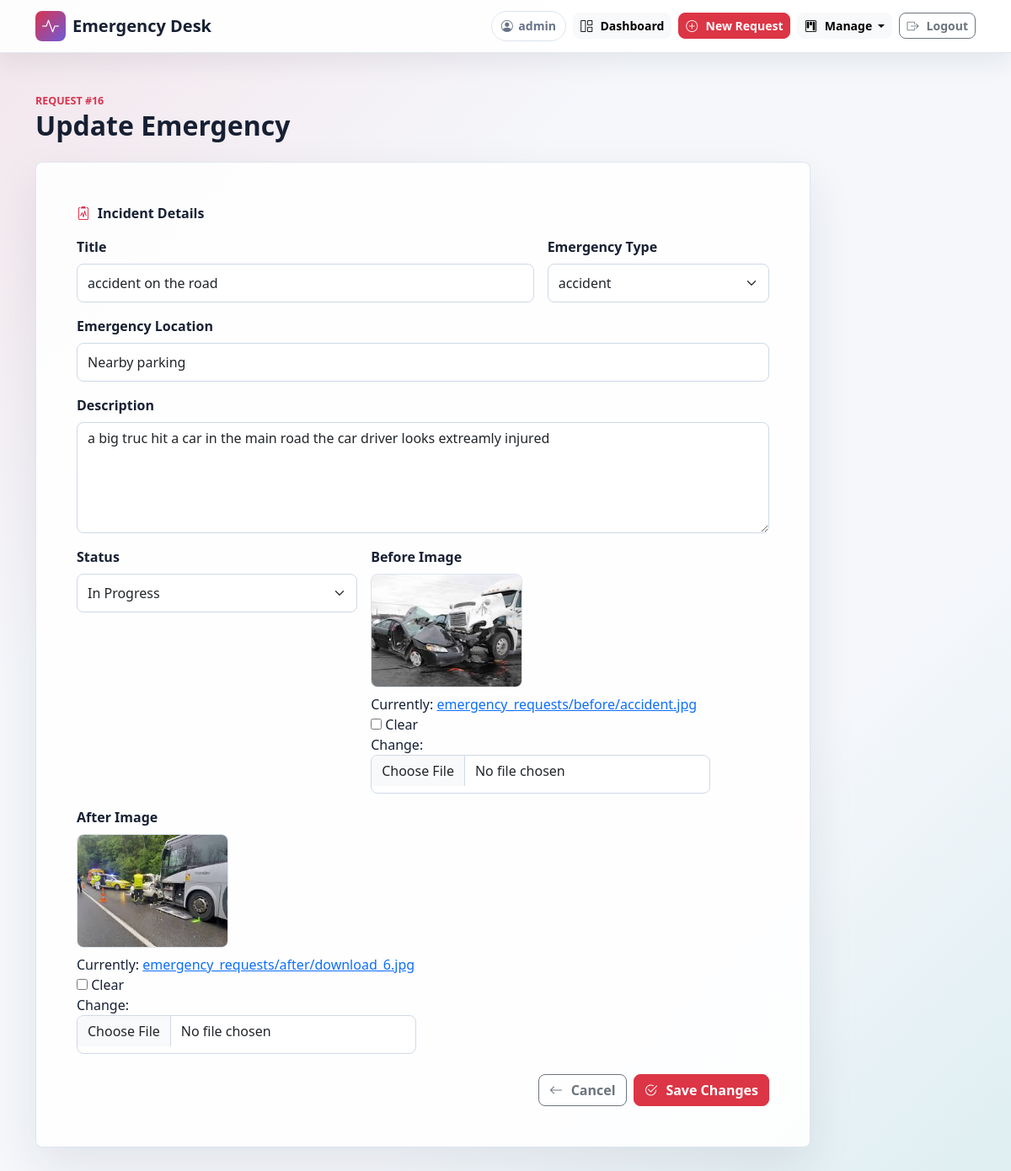
The app's page /update/16/ (signed in) with its own data.
### core/models.py (models this page shows, shortened)
class EmergencyRequest(models.Model):
    STATUS_CHOICES = [
        ('pending', 'Pending'),
        ('in_progress', 'In Progress'),
        ('resolved', 'Resolved'),
    ]
    title = models.CharField(max_length=200)
    description = models.TextField()
    location = models.CharField(max_length=255)
    latitude = models.FloatField(null=True, blank=True)
    longitude = models.FloatField(null=True, blank=True)
    before_image = models.ImageField(upload_to='emergency_requests/before/', blank=True, null=True)
    after_image = models.ImageField(upload_to='emergency_requests/after/', blank=True, null=True)
    status = models.CharField(max_length=20, choices=STATUS_CHOICES, default='pending')
    created_at = models.DateTimeField(auto_now_add=True)
    requester = models.ForeignKey(
        Requester,
        on_delete=models.PROTECT,
        related_name='emergency_requests',
    )
    emergency_type = models.ForeignKey(
        EmergencyType,
        on_delete=models.PROTECT,
        related_name='emergency_requests',
    )
    class Meta:
        ordering = ['-created_at']
        indexes = [
            models.Index(fields=['status']),
            models.Index(fields=['created_at']),
        ]

### core/views.py (the view)
# urls.py: path('update/<int:id>/', views.update_request, name='update_request'),
@login_required
def update_request(request, id):
    req = get_object_or_404(EmergencyRequest, id=id)
    if request.method == 'POST':
        form = EmergencyRequestUpdateForm(request.POST, instance=req)
        if form.is_valid():
            form.save()
            messages.success(request, 'Emergency request updated successfully.')
            return redirect('home')
    else:
        form = EmergencyRequestUpdateForm(instance=req)
    return render(request, 'update_request.html', {
        'form': form,
        'req': req,
    })

### core/forms.py
class EmergencyRequestUpdateForm(EmergencyRequestCreateForm):
    class Meta(EmergencyRequestCreateForm.Meta):
        fields = [
            'title',
            'description',
            'location',
            'before_image',
            'after_image',
            'emergency_type',
            'status',
        ]
        labels = {
            **EmergencyRequestCreateForm.Meta.labels,
            'status': 'Status',
        }

### core/models.py (called while the page is built)
    def __str__(self):
        return self.name

### core/templates/update_request.html (shortened to what this page needs)
{% extends 'base.html' %}
{% load static %}
{% block content %}
<div class="mb-4">
    <div class="page-kicker">Request #{{ req.id }}</div>
    <h1 class="page-title">Update Emergency</h1>
</div>
<form method="POST" enctype="multipart/form-data" data-validate="emergency" class="tool-card p-4 p-lg-5">
    <div class="section-title">
        <i class="bi bi-clipboard2-pulse"></i>
        <span>Incident Details</span>
    </div>
    <div class="row g-3">
        <div class="col-md-8">
            <label class="form-label" for="{{ form.title.id_for_label }}">{{ form.title.label }}</label>
            {{ form.title }}
        </div>
        <div class="col-md-4">
            <label class="form-label" for="{{ form.emergency_type.id_for_label }}">{{ form.emergency_type.label }}</label>
            {{ form.emergency_type }}
        </div>
        <div class="col-12">
            <label class="form-label" for="{{ form.location.id_for_label }}">{{ form.location.label }}</label>
            {{ form.location }}
        </div>
        <div class="col-12">
            <label class="form-label" for="{{ form.description.id_for_label }}">{{ form.description.label }}</label>
            {{ form.description }}
        </div>
        <div class="col-md-5">
            <label class="form-label" for="{{ form.status.id_for_label }}">{{ form.status.label }}</label>
            {{ form.status }}
        </div>
        <div class="col-md-6">
            <label class="form-label" for="{{ form.before_image.id_for_label }}">{{ form.before_image.label }}</label>
            {% if req.before_image %}
                <div class="image-current mb-2">
                    <img src="{{ req.before_image.url }}" alt="Before image for {{ req.title }}">
                </div>
            {% endif %}
            {{ form.before_image }}
        </div>
        <div class="col-md-6">
            <label class="form-label" for="{{ form.after_image.id_for_label }}">{{ form.after_image.label }}</label>
            {% if req.after_image %}
                <div class="image-current mb-2">
                    <img src="{{ req.after_image.url }}" alt="After image for {{ req.title }}">
                </div>
            {% endif %}
            {{ form.after_image }}
        </div>
    </div>
    <div class="d-flex flex-column flex-sm-row justify-content-end gap-2 mt-4">
        <a class="btn btn-outline-secondary" href="{% url 'home' %}">
            <i class="bi bi-arrow-left"></i>
            Cancel
        </a>
        <button class="btn btn-danger" type="submit">
            <i class="bi bi-check2-circle"></i>
            Save Changes
        </button>
    </div>
</form>
{% endblock %}

### core/templates/base.html (shortened to what this page needs)
{% load static %}
<!DOCTYPE html>
<html lang="en">
<head>
    <link href="https://cdn.jsdelivr.net/npm/bootstrap@5.3.3/dist/css/bootstrap.min.css" rel="stylesheet">
    <link href="https://cdn.jsdelivr.net/npm/bootstrap-icons@1.11.3/font/bootstrap-icons.css" rel="stylesheet">
    <link href="{% static 'core/app.css' %}?v=3" rel="stylesheet">
</head>
<body>
    <nav class="navbar navbar-expand-lg app-navbar">
        <div class="container">
            <a class="navbar-brand d-flex align-items-center gap-2" href="{% if user.is_authenticated %}{% url 'home' %}{% else %}{% url 'login' %}{% endif %}">
                <span class="brand-mark">
                    <i class="bi bi-activity"></i>
                </span>
                <span>Emergency Desk</span>
            </a>
            <div class="ms-auto d-flex align-items-center gap-2">
                {% if user.is_authenticated %}
                    <span class="user-pill d-none d-md-inline-flex">
                        <i class="bi bi-person-circle"></i>
                        {{ user.username }}
                    </span>
                    <a class="btn btn-light btn-sm" href="{% url 'home' %}">
                        <i class="bi bi-grid-1x2"></i>
                        <span>Dashboard</span>
                    </a>
                    <a class="btn btn-danger btn-sm" href="{% url 'create_request' %}">
                        <i class="bi bi-plus-circle"></i>
                        <span>New Request</span>
                    </a>
                    <div class="dropdown">
                        <button class="btn btn-light btn-sm dropdown-toggle" type="button" data-bs-toggle="dropdown" aria-expanded="false">
                            <i class="bi bi-kanban"></i>
                            <span>Manage</span>
                        </button>
                    </div>
                    <form method="POST" action="{% url 'logout' %}" class="m-0">
                        <button class="btn btn-outline-secondary btn-sm" type="submit">
                            <i class="bi bi-box-arrow-right"></i>
                            <span>Logout</span>
                        </button>
                    </form>
                {% else %}
                    <a class="btn btn-danger btn-sm" href="{% url 'login' %}">
                        <i class="bi bi-box-arrow-in-right"></i>
                        <span>Login</span>
                    </a>
                {% endif %}
            </div>
        </div>
    </nav>
    <main class="app-shell">
        <div class="container py-4 py-lg-5">
            {% block content %}{% endblock %}
        </div>
    </main>
</body>
</html>

### core/static/core/app.css (style rules this page uses)
:root { --app-ink: #172033; --app-muted: #687386; --app-line: #dce4ee; --app-paper: #ffffff; --app-bg: #f5f7fb; --app-red: #d8344f; --app-teal: #0f9f9a; --app-amber: #f0a62b; --app-violet: #6f5bd8; }
body { min-height: 100vh; color: var(--app-ink); background: linear-gradient(135deg, rgba(216, 52, 79, 0.09), transparent 32%), linear-gradient(315deg, rgba(15, 159, 154, 0.1), transparent 30%), var(--app-bg); font-family: system-ui, -apple-system, BlinkMacSystemFont, "Segoe UI", sans-serif; }
.app-navbar { position: relative; z-index: 5000; background: rgba(255, 255, 255, 0.92); border-bottom: 1px solid rgba(220, 228, 238, 0.9); box-shadow: 0 10px 30px rgba(23, 32, 51, 0.08); backdrop-filter: blur(14px); isolation: isolate; overflow: visible; }
.app-navbar .container, .app-navbar .ms-auto { overflow: visible; }
.app-navbar .dropdown { position: relative; z-index: 5010; }
.navbar-brand { color: var(--app-ink); font-weight: 800; }
.brand-mark, .hero-mark, .empty-mark { display: inline-grid; place-items: center; color: #ffffff; background: linear-gradient(135deg, var(--app-red), var(--app-violet)); }
.brand-mark { width: 36px; height: 36px; border-radius: 8px; }
.user-pill { align-items: center; gap: 0.4rem; padding: 0.38rem 0.7rem; color: var(--app-muted); border: 1px solid var(--app-line); border-radius: 999px; background: #ffffff; font-size: 0.88rem; font-weight: 700; }
.app-shell { position: relative; z-index: 0; min-height: calc(100vh - 65px); }
.page-kicker { color: var(--app-red); font-size: 0.78rem; font-weight: 800; text-transform: uppercase; }
.page-title { margin: 0; font-size: 2rem; font-weight: 850; }
.hero-panel, .tool-card, .request-card, .empty-state, .search-panel, .management-card { background: rgba(255, 255, 255, 0.88); border: 1px solid rgba(220, 228, 238, 0.95); border-radius: 8px; box-shadow: 0 22px 55px rgba(23, 32, 51, 0.09); }
.image-thumb, .image-current { position: relative; overflow: hidden; width: 148px; aspect-ratio: 4 / 3; border: 1px solid var(--app-line); border-radius: 8px; background: #ffffff; }
.image-thumb img, .image-current img { width: 100%; height: 100%; object-fit: cover; }
.image-current { width: 180px; }
.tool-card { max-width: 920px; }
.section-title { display: flex; align-items: center; gap: 0.55rem; margin-bottom: 1rem; font-size: 1rem; font-weight: 800; }
.section-title i { color: var(--app-red); }
.form-label { color: var(--app-ink); font-weight: 700; }
.form-control, .form-select { border-color: #cfd9e6; border-radius: 8px; min-height: 46px; }
textarea.form-control { min-height: 132px; }
.btn { border-radius: 8px; font-weight: 700; }
.btn i { margin-right: 0.35rem; }

### records on screen
EmergencyRequest: id "16", title "accident on the road", emergency_type "accident", location "Nearby parking", description "a big truc hit a car in the main road the car driver looks extreamly injured", status "In Progress", before_image (picture), after_image (picture)

### other values on screen
{{ user.username }} "admin"
